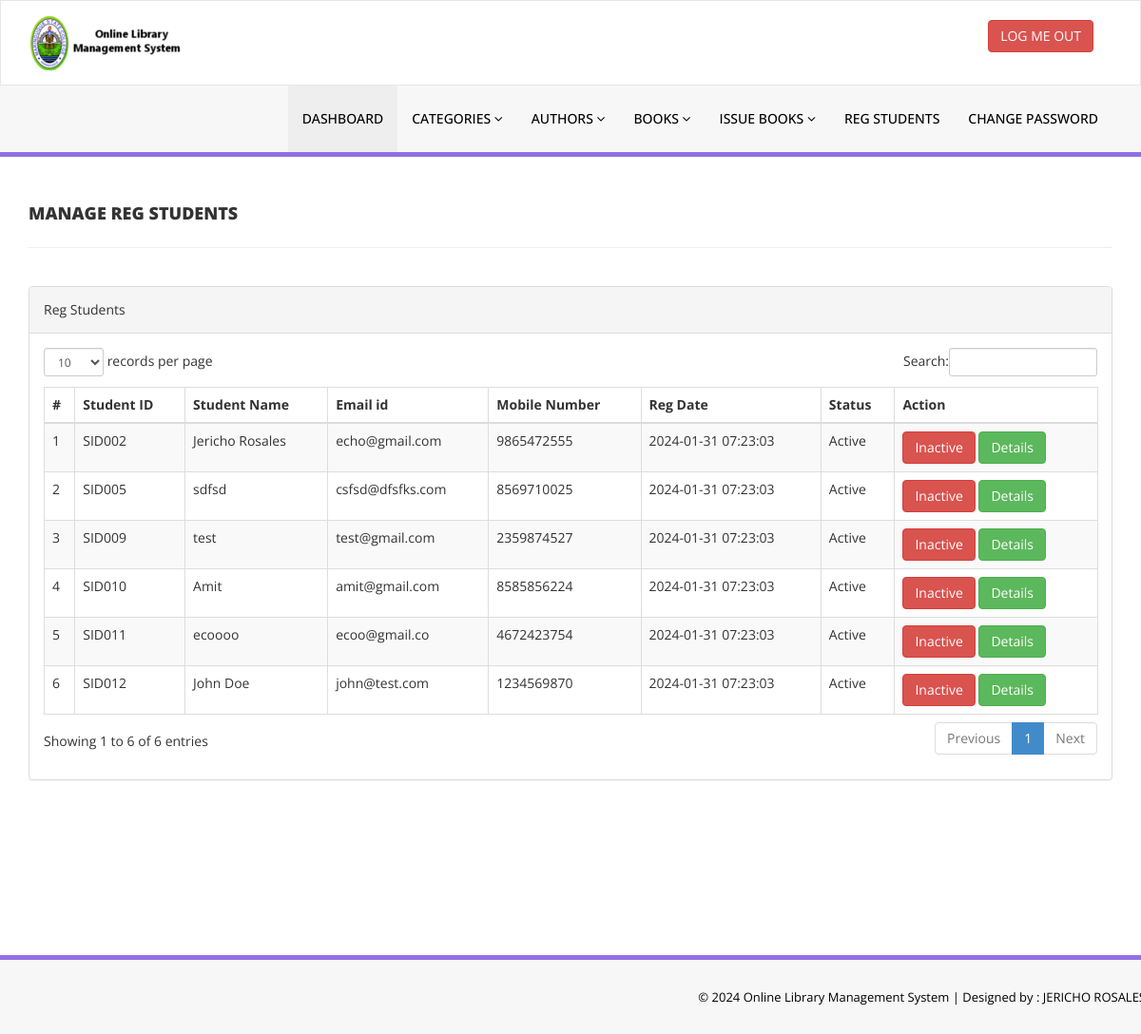
The app's page /admin/reg-students.php (signed in) with its own data.
### tables this page shows
CREATE TABLE `tblstudents` (
  `id` int(11) NOT NULL,
  `StudentId` varchar(100) DEFAULT NULL,
  `FullName` varchar(120) DEFAULT NULL,
  `EmailId` varchar(120) DEFAULT NULL,
  `MobileNumber` char(11) DEFAULT NULL,
  `Password` varchar(120) DEFAULT NULL,
  `Status` int(1) DEFAULT NULL,
  `RegDate` timestamp NULL DEFAULT current_timestamp(),
  `UpdationDate` timestamp NULL DEFAULT NULL ON UPDATE current_timestamp()
);

### admin/reg-students.php (the view, shortened to what this page needs)
<?php
include('includes/config.php');
if(strlen($_SESSION['alogin'])==0)
    {
header('location:index.php');
}
else{
    ?>
<!DOCTYPE html>
<html xmlns="http://www.w3.org/1999/xhtml">
<head>
    <link href="assets/css/bootstrap.css" rel="stylesheet" />
    <link href="assets/css/font-awesome.css" rel="stylesheet" />
    <link href="assets/js/dataTables/dataTables.bootstrap.css" rel="stylesheet" />
    <link href="assets/css/style.css" rel="stylesheet" />
</head>
<body>
<?php include('includes/header.php');?>
    <div class="content-wrapper">
         <div class="container">
        <div class="row pad-botm">
            <div class="col-md-12">
                <h4 class="header-line">Manage Reg Students</h4>
    </div>
        </div>
            <div class="row">
                <div class="col-md-12">
                    <div class="panel panel-default">
                        <div class="panel-heading">
                          Reg Students
                        </div>
                        <div class="panel-body">
                            <div class="table-responsive">
                                <table class="table table-striped table-bordered table-hover" id="dataTables-example">
                                    <thead>
                                        <tr>
                                            <th>#</th>
                                            <th>Student ID</th>
                                            <th>Student Name</th>
                                            <th>Email id </th>
                                            <th>Mobile Number</th>
                                            <th>Reg Date</th>
                                            <th>Status</th>
                                            <th>Action</th>
                                        </tr>
                                    </thead>
                                    <tbody>
<?php $sql = "SELECT * from tblstudents";
$query = $dbh -> prepare($sql);
$query->execute();
$results=$query->fetchAll(PDO::FETCH_OBJ);
$cnt=1;
if($query->rowCount() > 0)
{
foreach($results as $result)
{               ?>
                                        <tr class="odd gradeX">
                                            <td class="center"><?php echo htmlentities($cnt);?></td>
                                            <td class="center"><?php echo htmlentities($result->StudentId);?></td>
                                            <td class="center"><?php echo htmlentities($result->FullName);?></td>
                                            <td class="center"><?php echo htmlentities($result->EmailId);?></td>
                                            <td class="center"><?php echo htmlentities($result->MobileNumber);?></td>
                                             <td class="center"><?php echo htmlentities($result->RegDate);?></td>
                                            <td class="center"><?php if($result->Status==1)
                                            {
                                                echo htmlentities("Active");
                                            } else {
                                            echo htmlentities("Blocked");
}
                                            ?></td>
                                            <td class="center">
<?php if($result->Status==1)
 {?>
<a href="reg-students.php?inid=<?php echo htmlentities($result->id);?>" onclick="return confirm('Are you sure you want to block this student?');" >  <button class="btn btn-danger"> Inactive</button>
<?php } else {?>
<a href="reg-students.php?id=<?php echo htmlentities($result->id);?>" onclick="return confirm('Are you sure you want to active this student?');"><button class="btn btn-primary"> Active</button>
                                            <?php } ?>
<a href="student-history.php?stdid=<?php echo htmlentities($result->StudentId);?>"><button class="btn btn-success"> Details</button>
                                            </td>
                                        </tr>
 <?php $cnt=$cnt+1;}} ?>
                                    </tbody>
                                </table>
                            </div>
                        </div>
                    </div>
                </div>
            </div>
    </div>
    </div>
  <?php include('includes/footer.php');?>
</body>
</html>
<?php } ?>

### admin/assets/css/style.css (style rules this page uses)
.content-wrapper { margin-top: 40px; min-height:800px; padding-bottom:90px; }
.header-line { font-weight:900; padding-bottom:25px; border-bottom:1px solid #eeeeee; text-transform:uppercase; }
.pad-botm { padding-bottom:30px; }

### records on screen
tblstudents: StudentId "SID002", FullName "Jericho Rosales", EmailId "echo@gmail.com", MobileNumber "9865472555", RegDate "2024-01-31 07:23:03"
tblstudents: StudentId "SID005", FullName "sdfsd", EmailId "csfsd@dfsfks.com", MobileNumber "8569710025", RegDate "2024-01-31 07:23:03"
tblstudents: StudentId "SID009", FullName "test", EmailId "test@gmail.com", MobileNumber "2359874527", RegDate "2024-01-31 07:23:03"
tblstudents: StudentId "SID010", FullName "Amit", EmailId "amit@gmail.com", MobileNumber "8585856224", RegDate "2024-01-31 07:23:03"
tblstudents: StudentId "SID011", FullName "ecoooo", EmailId "ecoo@gmail.co", MobileNumber "4672423754", RegDate "2024-01-31 07:23:03"
tblstudents: StudentId "SID012", FullName "John Doe", EmailId "john@test.com", MobileNumber "1234569870", RegDate "2024-01-31 07:23:03"
